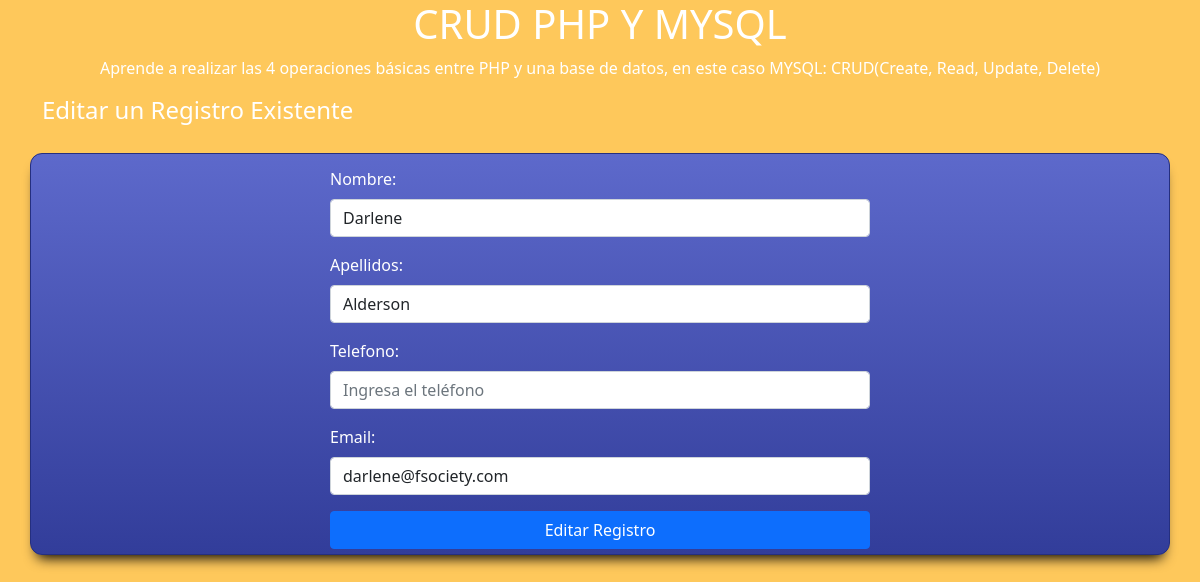
The app's page /Proyectos/4-Crud_PHP_MYSQL/editar.php?id=2 with its own data.
### tables this page shows
CREATE TABLE usuarios(
    id          int(255) auto_increment not null,
    nombre      varchar(100) not null,
    apellidos   varchar(100)not null,
    email       varchar(255) not null,
    password    varchar(255) not null,
    fecha       date not null,
    CONSTRAINT pk_usuarios PRIMARY KEY(id),
    CONSTRAINT uq_email UNIQUE(email)
);

### Proyectos/4-Crud_PHP_MYSQL/editar.php (the view, shortened to what this page needs)
<?php
    include 'conexion.php';
    $idRegistro = $_GET['id'];
    $query = "SELECT * FROM usuarios where id='".$idRegistro."'";
    $usuario = mysqli_query($con, $query) or die (mysqli_error);
    $fila = mysqli_fetch_assoc($usuario);
?>
<!doctype html>
<html lang="es">
  <head>
    <link href="https://cdn.jsdelivr.net/npm/bootstrap@5.0.0-beta1/dist/css/bootstrap.min.css" rel="stylesheet">
    <link href="css/estilos.css" rel="stylesheet">
  </head>
  <body>
    <h1 class="text-center">CRUD PHP Y MYSQL</h1>
    <p class="text-center">Aprende a realizar las 4 operaciones básicas entre PHP y una base de datos, en este caso MYSQL: CRUD(Create, Read, Update, Delete)</p>
    <div class="container">
    <div class="row">
        <h4>Editar un Registro Existente</h4>
    </div>
        <div class="row caja">
            <div class="col-sm-6 offset-3">
            <form method="POST" action="<?php $_SERVER['PHP_SELF']; ?>">
                <div class="mb-3">
                    <label for="nombre" class="form-label">Nombre:</label>
                    <input type="text" class="form-control" name="nombre" placeholder="Ingresa el nombre" value="<?php echo $fila['nombre']; ?>">
                </div>
                <div class="mb-3">
                    <label for="apellidos" class="form-label">Apellidos:</label>
                    <input type="text" class="form-control" name="apellidos" placeholder="Ingresa los apellidos" value="<?php echo $fila['apellidos']; ?>">
                </div>
                <div class="mb-3">
                    <label for="telefono" class="form-label">Telefono:</label>
                    <input type="number" class="form-control" name="telefono" placeholder="Ingresa el teléfono" value="<?php echo $fila['telefono']; ?>">
                </div>
                <div class="mb-3">
                    <label for="email" class="form-label">Email:</label>
                    <input type="email" class="form-control" name="email" placeholder="Ingresa el email" value="<?php echo $fila['email']; ?>">
                </div>
                <button type="submit" class="btn btn-primary w-100" name="editarRegistro">Editar Registro</button>
                </form>
            </div>
        </div>
    </div>
  </body>
</html>

### Proyectos/6-Descuento_con_SQL/css/estilos.css (style rules this page uses)
body { background-color: #fec85b; color: #fff; }
.caja { padding: 5px; margin-top: 20px; border: 1px solid #252f7f; background: rgb(50, 61, 154); background: linear-gradient( 0deg, rgba(50, 61, 154, 1) 0%, rgba(93, 105, 203, 1) 100% ); background-color: #5d69cb; border-radius: 12px; -webkit-box-shadow: 0px 10px 13px -7px #000000, 5px 5px 15px 5px rgba(0, 0, 0, 0); box-shadow: 0px 10px 13px -7px #000000, 5px 5px 15px 5px rgba(0, 0, 0, 0); }

### records on screen
usuarios: nombre "Darlene", apellidos "Alderson", email "darlene@fsociety.com"
